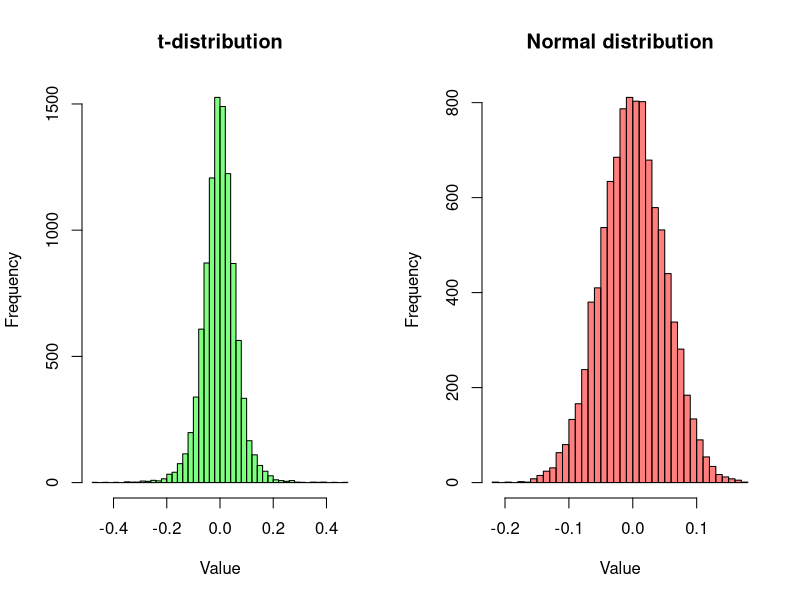

Write the R code that produced this figure.
# Load required package
library(MASS)

# Generate t-distributed data with df=5, mean=0, and scale=0.05^2
x_t <- rt(10000, df=5) * sqrt(0.05^2)

# Generate multivariate normal data with mean=0, covariance=0.05^2 * I_3
mu_vector <- c(0, 0, 0)
cov_matrix <- matrix(0.05^2, nrow=3, ncol=3)
diag(cov_matrix) <- 0.05^2
x_norm <- MASS::mvrnorm(10000, mu=mu_vector, Sigma=cov_matrix)[, 1]

# Set up the plotting layout
par(mfrow=c(1, 2))

# Plotting t-distribution
hist(x_t, col=rgb(0,1,0,0.5), main="t-distribution", xlab="Value", breaks=50)

# Plotting Normal distribution
hist(x_norm, col=rgb(1,0,0,0.5), main="Normal distribution", xlab="Value", breaks=50)

# Reset the plotting layout
par(mfrow=c(1, 1))
